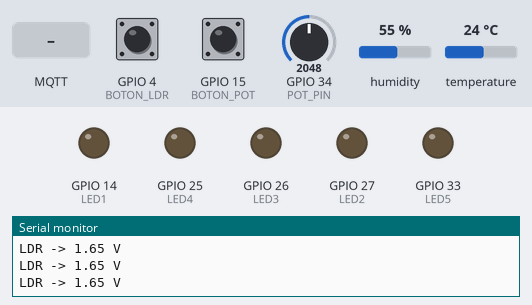
Recording of a sketch running on a simulated ESP32. Parts: output pins drawn as LEDs (lit = HIGH), the last lines printed to the serial monitor. The test bench sets the inputs (shaded band); at power-on: GPIO 4 (BOTON_LDR) HIGH, GPIO 15 (BOTON_POT) HIGH, GPIO 34 (POT_PIN) = 2048, humidity 55 %, temperature 24 °C. No MQTT or app messages arrive unless stated.

Above: at 1.2 s.
1.3 s: MQTT message "1" arrives on the first subscribed topic
At 2.1 s:
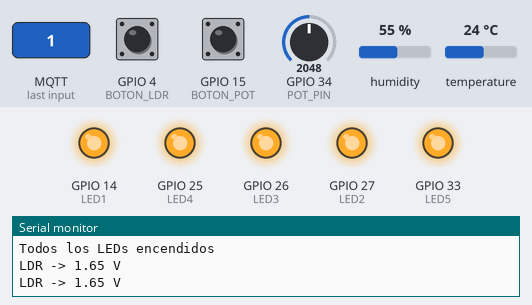
3.0 s: MQTT message "0" arrives on the second subscribed topic
At 4.2 s:
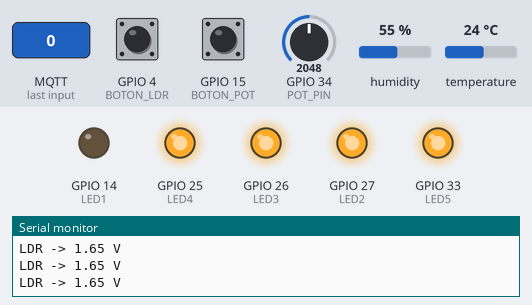
4.5 s: MQTT message "0" arrives on the third subscribed topic
At 5.2 s:
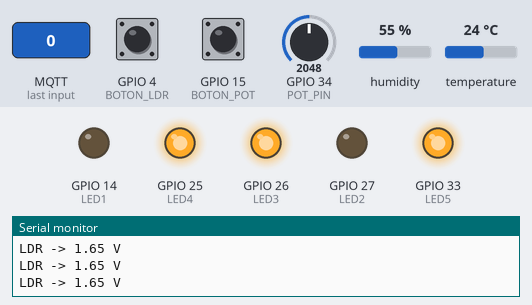
6.0 s: MQTT message "1" arrives on the second subscribed topic
At 6.4 s:
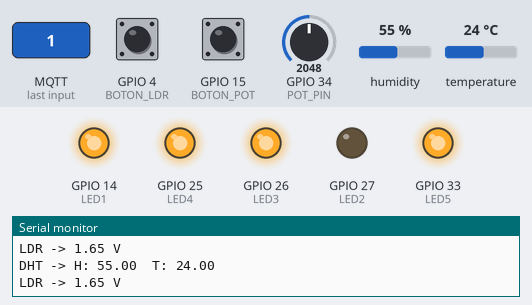
9.2 s: MQTT message "1" arrives on the third subscribed topic
At 9.7 s:
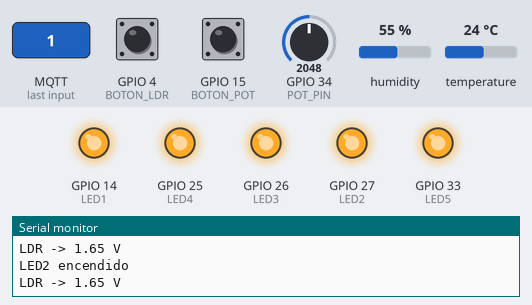
Timing chart, 0 to 11.9 s (numbered marks = the images above; inputs shaded):
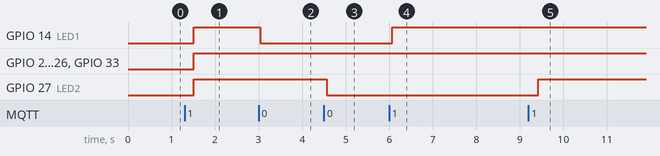

Measured:
- after the input at 1.3 s, GPIO 14 (LED1), GPIO 25 (LED4), GPIO 26 (LED3), GPIO 27 (LED2), GPIO 33 (LED5): LOW → HIGH after 0.21 s
- after the input at 3.0 s, GPIO 14 (LED1): HIGH → LOW at once
- after the input at 4.5 s, GPIO 27 (LED2): HIGH → LOW after 0.06 s
- after the input at 6.0 s, GPIO 14 (LED1): LOW → HIGH after 0.07 s
- after the input at 9.2 s, GPIO 27 (LED2): LOW → HIGH after 0.22 s

The sketch:

ESP32_MQTT_LED_and_Sensor_Control.ino
```cpp
#include "EspMQTTClient.h"
#include "DHT.h"

// Pines para LEDs y sensores
#define LED1 14
#define LED2 27
#define LED3 26
#define LED4 25
#define LED5 33
#define BOTON_LDR 4
#define BOTON_POT 15
#define POT_PIN 34
#define LDR_PIN 35
#define DHTPIN 32
#define DHTTYPE DHT11

DHT dht(DHTPIN, DHTTYPE);

// MQTT Config
const char* ssid = "Deptos piso 2";
const char* password = "Casazapotecas504.";
const char* broker = "broker.hivemq.com";
const char* nameClient = "ESP32_Levi";
const int port = 1883;

// Declarar el tópico
  String T_USER = "ClaseIoT/Equipo";

EspMQTTClient client(ssid, password, broker, nameClient, port);

unsigned long lastDHTTime = 0;

void setup() {
  Serial.begin(115200);
  dht.begin();

  pinMode(LED1, OUTPUT);
  pinMode(LED2, OUTPUT);
  pinMode(LED3, OUTPUT);
  pinMode(LED4, OUTPUT);
  pinMode(LED5, OUTPUT);
  pinMode(BOTON_LDR, INPUT_PULLUP);
  pinMode(BOTON_POT, INPUT_PULLUP);

  Serial.println("ESP32 listo!");


}

void onConnectionEstablished() {
  // Suscripción a LEDs individuales y todos
  for (int i = 0; i <= 5; i++) {
    String topic = "ClaseIoT/PulguisTeam/Actuadores/Led/" + String(i);
    client.subscribe(topic, [i](const String &payload) {
      if (payload == "1" || payload == "0") {
        int state = payload.toInt();
        if (i == 0) {
          digitalWrite(LED1, state);
          digitalWrite(LED2, state);
          digitalWrite(LED3, state);
          digitalWrite(LED4, state);
          digitalWrite(LED5, state);
          Serial.println("Todos los LEDs " + String(state ? "encendidos" : "apagados"));
        } else {
          int pin;
          switch (i) {
            case 1: pin = LED1; break;
            case 2: pin = LED2; break;
            case 3: pin = LED3; break;
            case 4: pin = LED4; break;
            case 5: pin = LED5; break;
          }
          digitalWrite(pin, state);
          Serial.println("LED" + String(i) + (state ? " encendido" : " apagado"));
        }
      }
    });
  }
}

void loop() {
  client.loop();


  // Preparar el valor
  String equipo = "PulguisTeam";

  // Publicar cada 5 seg: temperatura y humedad
  if (millis() - lastDHTTime >= 2000) {
    float h = dht.readHumidity();
    float t = dht.readTemperature();
    if (!isnan(h) && !isnan(t)) {
      client.publish("ClaseIoT/Equipo", "PulguisTeam");
      client.publish("ClaseIoT/PulguisTeam/Sensores/DHT/Humedad", String(h));
      client.publish("ClaseIoT/PulguisTeam/Sensores/DHT/Temperatura", String(t));
      client.publish("ClaseIoT/Equipo", "PulguisTeam");
      Serial.println("DHT -> H: " + String(h) + "  T: " + String(t));
      //Serial.println("ClaseIoT/PulguisTeam");
    }
    lastDHTTime = millis();
  }

  // Botón para LDR
  if (digitalRead(BOTON_LDR) == LOW) {
    float ldr = (3.3 / 4096.0) * analogRead(LDR_PIN);
    client.publish("ClaseIoT/PulguisTeam/Sensores/LDR", String(ldr));
    Serial.println("POT -> " + String(ldr) + " V");
    delay(300);
  }

  // Botón para POT
  if (digitalRead(BOTON_POT) == HIGH) {
    float pot = (3.3 / 4096.0) * analogRead(POT_PIN);
    client.publish("ClaseIoT/PulguisTeam/Sensores/Pot", String(pot));
    Serial.println("LDR -> " + String(pot) + " V");
    delay(300);
  }
}
```
